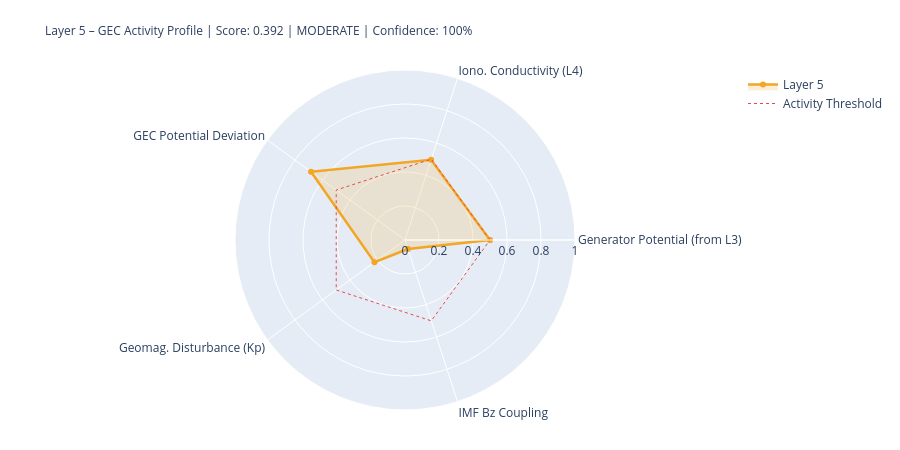

The cell this chart's notebook holds for it:
### Markdown cell above
---
## 5. State Assessment & Handoff to Layer 6

### Code cell
# ============================================================
# LAYER-5-SCORE
# ============================================================

# Components
# 1) Generator activity (Layer-3-driven)
gen_score = norm(generator_strength, 0.3, 2.0)
gen_src   = 'from_layer3' if l3_thunder_score is not None else 'estimated'

# 2) Ionospheric conductivity (Layer-4-driven)
iono_score = norm(iono_cond_factor, 0.7, 1.4)
iono_src   = 'from_layer4' if l4_ioniz is not None else 'estimated'

# 3) GEC potential deviation from reference
pot_score = norm(abs(delta_V_pct), 0, 30)  # 0 = at reference, 1 = 30% deviation
pot_src   = 'derived'

# 4) Geomagnetic disturbance (Kp) – modulates vertical currents
kp_score = norm(kp_val, 0, 9)
kp_src   = 'primary' if kp_now is not None else 'from_layer4'

# 5) IMF Bz coupling (southward = stronger M-I coupling → GEC influence)
bz_score = norm(-(bz_now or 0), -5, 30) if bz_now is not None else None
bz_src   = 'primary' if bz_now is not None else 'missing'

COMPONENTS = {
    'Generator Potential (from L3)':  {'score': gen_score,   'source': 'derived_from_layer3', 'dynamic': True},
    'Iono. Conductivity (L4)':      {'score': iono_score,  'source': iono_src, 'dynamic': True},
    'GEC Potential Deviation':      {'score': pot_score,   'source': pot_src,  'dynamic': True},
    'Geomag. Disturbance (Kp)':         {'score': kp_score,    'source': kp_src,   'dynamic': True},
    'IMF Bz Coupling':               {'score': bz_score,    'source': bz_src,   'dynamic': True},
}

available   = {k: v['score'] for k, v in COMPONENTS.items() if v['score'] is not None}
unavailable = [k for k, v in COMPONENTS.items() if v['score'] is None]
layer5_score = round(sum(available.values()) / len(available), 4) if available else None
confidence   = round(len(available) / len(COMPONENTS), 2)
level = ('unknown' if layer5_score is None
         else 'quiet'   if layer5_score < 0.3
         else 'moderate' if layer5_score < 0.6
         else 'active')
dominant_l5 = max(available, key=available.get) if available else 'none'

# Kp consistency: separate 1-min raw value from score value
kp_1m_raw   = kp_now          # directly from API (can be 0.0 during live measurement)
kp_for_score = kp_val          # from Layer-0 context or estimated value if needed
kp_score_src = kp_src

W = 68
print('=' * W)
print('LAYER 5 – GLOBAL ELECTRIC CIRCUIT – STATE ASSESSMENT')
print('=' * W)
for name, comp in COMPONENTS.items():
    s = comp['score']
    if s is not None:
        bar = '█' * int(s*20) + '░' * (20-int(s*20))
        print(f'  {name:<34} {bar}  {s:.3f}  [{comp["source"]}]')
    else:
        print(f'  {name:<34} {"─"*20}  n/a   [missing]')
print('-' * W)
print(f'  Score:         {layer5_score:.3f}  ({len(available)}/{len(COMPONENTS)} components)')
print(f'  Confidence:    {confidence:.0%}')
print(f'  Level:         {level.upper()}')
print(f'  Dominant:      {dominant_l5}')
print(f'  V_iono:        {V_iono_mod:.1f} kV  (Δ {delta_V_pct:+.1f}% vs. Ref)')
print(f'  I_total:       {I_total_mod:.1f} A   (Δ {delta_I_pct:+.1f}% vs. Ref)')
print('=' * W)

# Radar
cats   = list(available.keys())
vals_r = list(available.values())
if len(cats) >= 3:
    fig = go.Figure()
    fig.add_trace(go.Scatterpolar(
        r=vals_r + [vals_r[0]], theta=cats + [cats[0]],
        fill='toself', fillcolor='rgba(242,166,35,0.18)',
        line=dict(color='#F2A623', width=2.5), name='Layer 5'
    ))
    fig.add_trace(go.Scatterpolar(
        r=[0.5]*(len(cats)+1), theta=cats+[cats[0]],
        line=dict(color='#E24B4A', dash='dot', width=1),
        mode='lines', name='Activity Threshold'
    ))
    fig.update_layout(
        title=dict(
            text=f'Layer 5 – GEC Activity Profile | Score: {layer5_score:.3f} | {level.upper()} | Confidence: {confidence:.0%}',
            font=dict(size=12)
        ),
        polar=dict(radialaxis=dict(visible=True, range=[0,1])),
        height=450, showlegend=True,
        margin=dict(l=80, r=80, t=70, b=40)
    )
    fig.show()

### Figure 1 — Plotly figure (JSON) as saved in the notebook; plotly's stock layout.template omitted (floating-point values rounded to 4 significant figures)
{"data": [{"fill": "toself", "fillcolor": "rgba(242,166,35,0.18)", "line": {"color": "#F2A623", "width": 2.5}, "name": "Layer 5", "r": [0.5, 0.4963, 0.6833, 0.2222, 0.056, 0.5], "theta": ["Generator Potential (from L3)", "Iono. Conductivity (L4)", "GEC Potential Deviation", "Geomag. Disturbance (Kp)", "IMF Bz Coupling", "Generator Potential (from L3)"], "type": "scatterpolar"}, {"line": {"color": "#E24B4A", "dash": "dot", "width": 1}, "mode": "lines", "name": "Activity Threshold", "r": [0.5, 0.5, 0.5, 0.5, 0.5, 0.5], "theta": ["Generator Potential (from L3)", "Iono. Conductivity (L4)", "GEC Potential Deviation", "Geomag. Disturbance (Kp)", "IMF Bz Coupling", "Generator Potential (from L3)"], "type": "scatterpolar"}], "layout": {"height": 450, "margin": {"b": 40, "l": 80, "r": 80, "t": 70}, "polar": {"radialaxis": {"range": [0, 1], "visible": true}}, "showlegend": true, "title": {"font": {"size": 12}, "text": "Layer 5 – GEC Activity Profile | Score: 0.392 | MODERATE | Confidence: 100%"}}}
